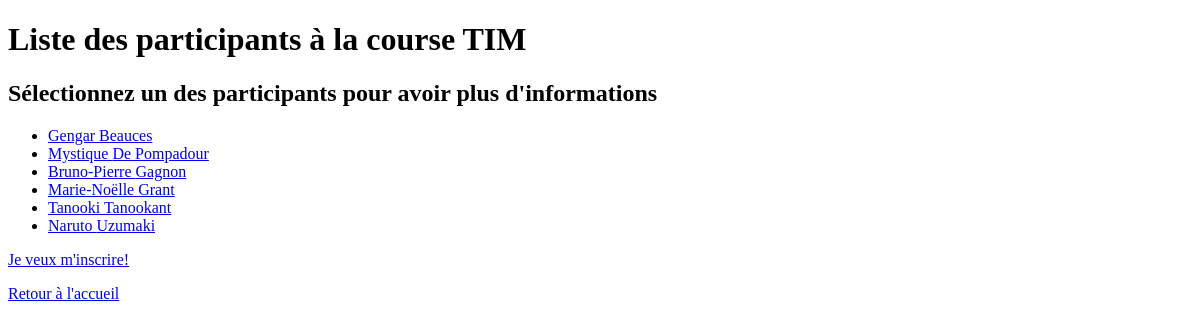
The app's page /particpants/listeparticipant, older data.
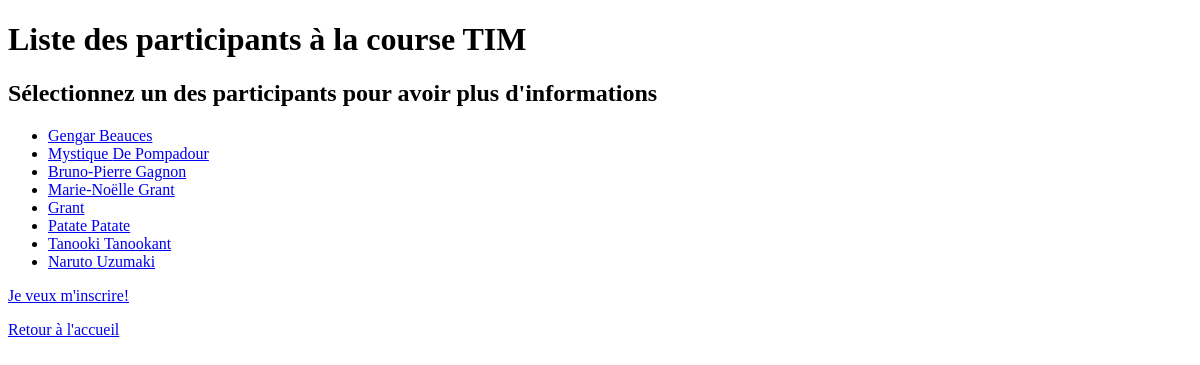
The same page, newer data.
### particpants/models.py (models this page shows, shortened)
class Participant(models.Model):
    nom_participant = models.CharField(max_length=200)
    prenom_participant = models.CharField(max_length=200)
    courriel_participant = models.EmailField(max_length=300)
    date_naissance = models.DateField()
    actif = models.BooleanField('est présentement actif', default=True)
    categories = models.ManyToManyField(Categorie)

### particpants/views.py (the view)
# urls.py: path('listeparticipant', views.liste_participants, name='liste_participants'),
def liste_participants(request):
    participants_course = Participant.objects.order_by('nom_participant')
    context = {
        'participants_course': participants_course
    }
    return render(request, 'particpants/listeparticipants.html', context)

### particpants/templates/particpants/listeparticipants.html (shortened to what this page needs)
<!doctype html>
<html lang="en">
<head>
</head>
<body>
    <h1>Liste des participants à la course TIM</h1>
    <h2>Sélectionnez un des participants pour avoir plus d'informations</h2>
    {% if participants_course %}
        <ul>
        {% for participant in participants_course %}
            <li><a href="{% url 'particpants:detail_participant' participant.id %}">{{ participant.prenom_participant }} {{ participant.nom_participant }}</a></li>
        {% endfor %}
        </ul>
    {% else %}
        <p>Il n'y a pas encore de participants à la course!</p>
    {% endif %}
    <p><a href="{% url 'particpants:inscription' %}">Je veux m'inscrire!</a></p>
    <p><a href="{% url 'particpants:index' %}">Retour à l'accueil</a></p>
</body>
</html>

Row changes from the older to the newer data that the page shows:
added Participant: nom_participant "Grant"
added Participant: prenom_participant "Patate", nom_participant "Patate"
